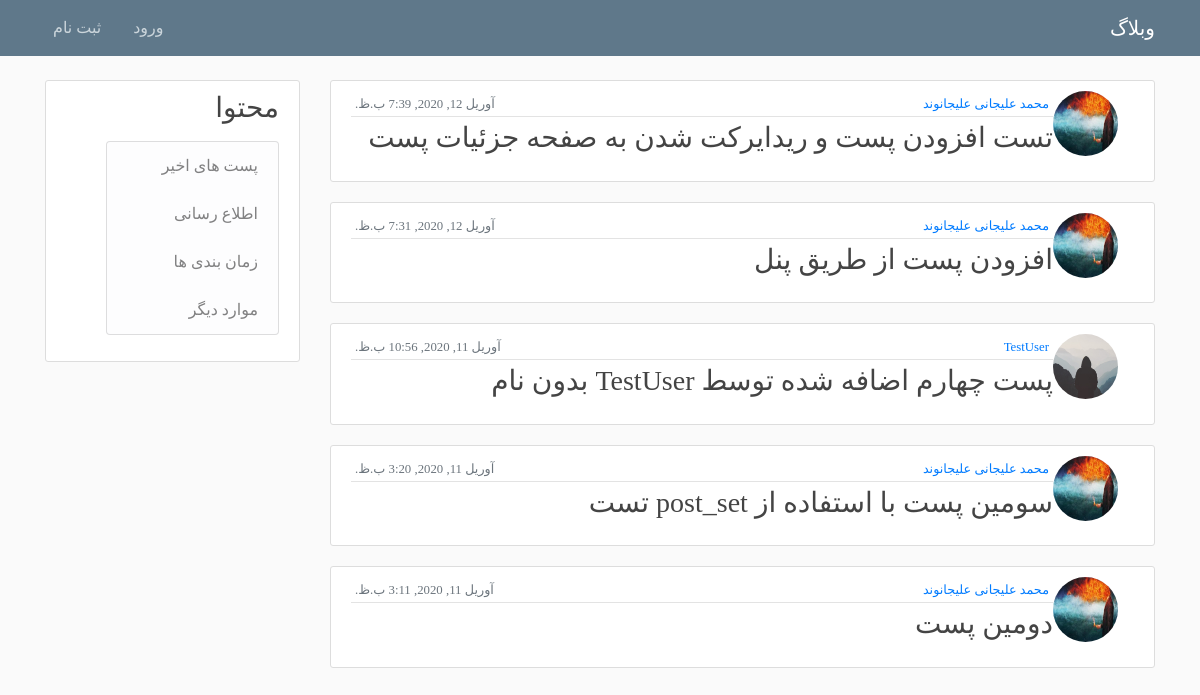
/, run on an earlier commit of the app's database.
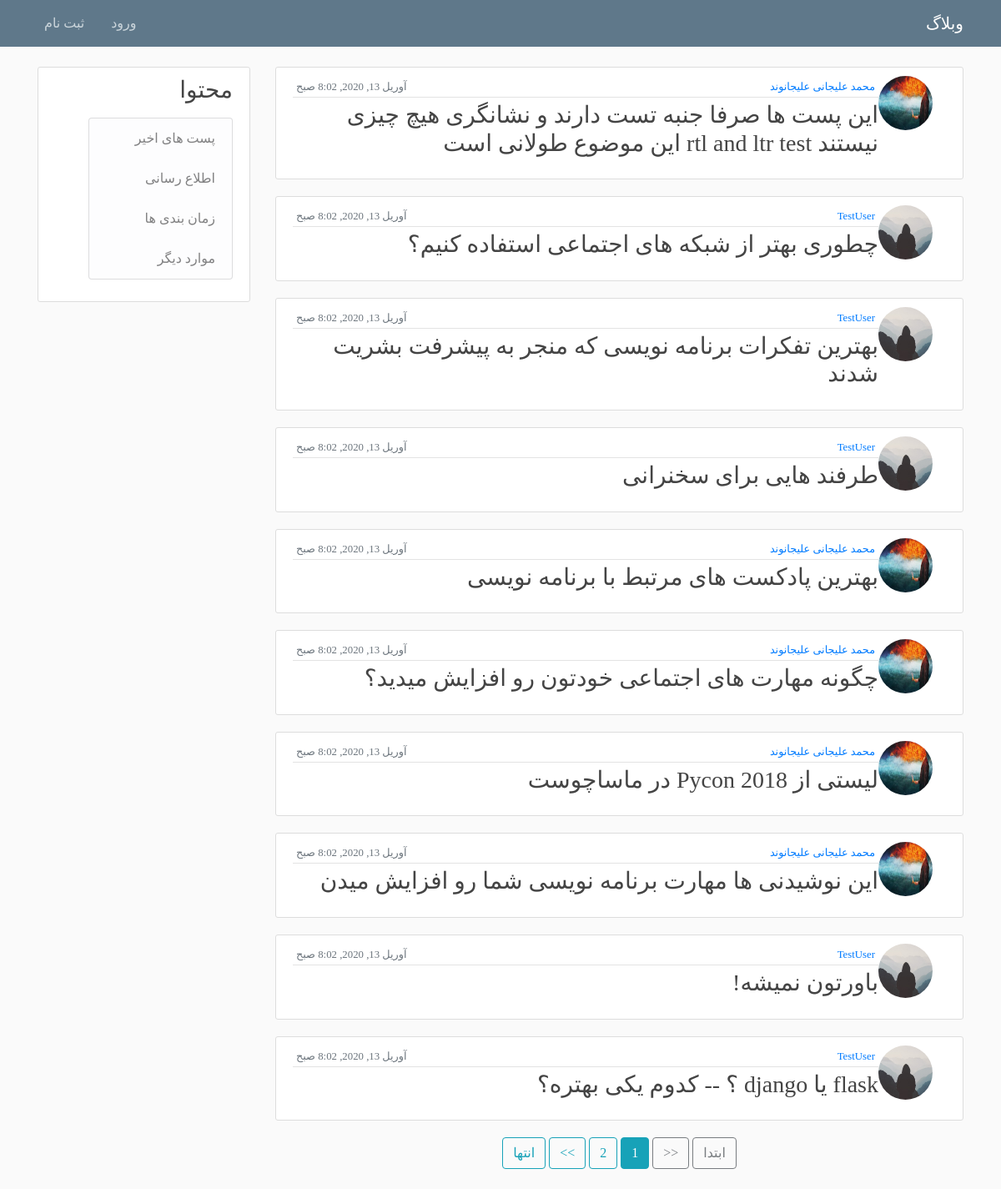
And on a later commit of the database.
### blog/models.py (models this page shows, shortened)
class Post(models.Model):
    author = models.ForeignKey(User, on_delete=models.CASCADE)
    title = models.CharField(max_length=200)
    content = ckeditor.RichTextField()
    date_posted = models.DateTimeField(default=timezone.now)

### users/models.py (models this page shows, shortened)
class Profile(models.Model):
    user = models.OneToOneField(User, on_delete=models.CASCADE)
    image = models.ImageField(default='default.jpg', upload_to='profile_pics')

### blog/views.py (the view)
# urls.py: path('', views.PostListView.as_view(), name='home'),
class PostListView(ListView):
    model = Post
    context_object_name = 'posts'
    ordering = ['-date_posted']
    template_name = 'blog/home.html'
    paginate_by = 10

### blog/templates/blog/home.html (shortened to what this page needs)
{% extends "blog/base.html" %}
{% load jformat %}
{% block content %}
{% for post in posts %}
<article class="media content-section">
    <img src="{{ post.author.profile.image.url }}" alt="نمایه" class="rounded-circle article-img">
    <div class="media-body">
        <div class="article-metadata">
            <small class="m-1 text-muted float-left">{{ post.date_posted|jformat:"%B %d, %Y" }}</small>
            <small class="m-1 text-muted">
                <a href="{% url 'blog:profile' post.author.username %}">
                    {% if post.author.first_name %}
                    {{ post.author.first_name }}
                    {% else %}
                    {{ post.author }}
                    {% endif %}
                </a>
            </small>
        </div>
        <h3><a class="article-title" href="{% url 'blog:detail' post.id %}">{{ post.title }}</a></h3>
    </div>
</article>
{% endfor %}
{% endblock content %}

### blog/templates/blog/base.html (shortened to what this page needs)
{% load static %}
<!DOCTYPE html>
<html dir="rtl" lang="fa">
    <head>
        <link rel="stylesheet" href="{% static 'blog/css/bootstrap.min.css' %}">
        <link rel="stylesheet" href="{% static 'blog/css/bootstrap-rtl.min.css' %}">
        <link rel="stylesheet" href="{% static 'blog/fonts/fontawesome-5/css/all.min.css' %}">
        <link rel="stylesheet" href="{% static 'blog/css/blog.css' %}">
    </head>
    <body>
        <header class="site-header rtl">
            {% include "blog/partials/_navbar.html" %}
        </header>
        <main role="main" class="container rtl">
            <div class="row">
                <div class="col-lg-9 col-md-12">
                    {% block content %}{% endblock %}
                    {% include "blog/partials/_pagination.html" %}
                </div>
                <div class="col-lg-3 col-md-12">
                    {% include "blog/partials/_sidebar.html" %}
                </div>
            </div>
        </main>
    </body>
</html>

### blog/templates/blog/partials/_navbar.html (shortened to what this page needs)
<nav class="navbar navbar-expand-md navbar-dark bg-steel fixed-top">
    <div class="container">
        <a class="navbar-brand mr-4" href="#">وبلاگ</a>
        <div class="collapse navbar-collapse" id="navbarToggle">
            <div class="navbar-nav mr-auto">
                <a class="nav-item nav-link" href="{% url 'blog:home' %}" data-toggle="tooltip" title="خانه"><i
                        class="fas fa-home"></i></a>
                <a class="nav-item nav-link" href="{% url 'blog:about' %}" data-toggle="tooltip"
                    title="اطلاعات بیشتر"><i class="fas fa-info"></i></a>
            </div>
            <div class="navbar-nav">
                {% if  user.is_authenticated%}
                <a class="nav-item nav-link" href="{% url 'blog:create' %}" data-toogle="tooltip" title="افزودن پست"><i
                        class="fas fa-pen"></i></a>
                <a class="nav-item nav-link" href="{% url 'users:profile' %}" data-toogle="tooltip"
                    title="نمایه حساب کاربری"><i class="fas fa-user"></i></a>
                <a class="nav-item nav-link" href="{% url 'users:logout' %}" data-toogle="tooltip" title="خروج"><i
                        class="fas fa-sign-out-alt"></i></a>
                {% else %}
                <a class="nav-item nav-link" href="{% url 'users:login' %}">ورود</a>
                <a class="nav-item nav-link" href="{% url 'users:register' %}">ثبت نام</a>
                {% endif %}
            </div>
        </div>
    </div>
</nav>

### blog/templates/blog/partials/_pagination.html (shortened to what this page needs)
{% if is_paginated %}
<div class="text-center">
    {% if page_obj.has_previous %}
    <a class="btn btn-outline-info mb-4" href="?page=1">ابتدا</a>
    <a class="btn btn-outline-info mb-4" href="?page={{ page_obj.previous_page_number }}"><<</a>
    {% else %}
    <button type="button" class="btn btn-outline-dark mb-4" style="cursor:default;" disabled>ابتدا</button>
    <button type="button" class="btn btn-outline-dark mb-4" style="cursor:default;" disabled><<</button>
    {% endif %}{% comment %} has_previous {% endcomment %}
    {% for num in page_obj.paginator.page_range %}
        {% if page_obj.number == num %}
            <a class="btn btn-info mb-4" href="?page={{ num }}">{{ num }}</a>
        {% elif num > page_obj.number|add:'-3' and num < page_obj.number|add:'3'%}
            <a class="btn btn-outline-info mb-4" href="?page={{ num }}">{{ num }}</a>
        {% endif %}{% comment %} current page validator {% endcomment %}
    {% endfor %}
    {% if page_obj.has_next %}
    <a class="btn btn-outline-info mb-4" href="?page={{ page_obj.next_page_number }}">>></a>
    <a class="btn btn-outline-info mb-4" href="?page={{ page_obj.paginator.num_pages }}">انتها</a>
    {% else %}
    <button type="button" class="btn btn-outline-dark mb-4" style="cursor:default;" disabled>>></button>
    <button type="button" class="btn btn-outline-dark mb-4" style="cursor:default;" disabled>انتها</button>
    {% endif %}{% comment %} has_next {% endcomment %}
</div>
{% endif %}{% comment %} is_paginated {% endcomment %}

### blog/templates/blog/partials/_sidebar.html
<div class="content-section">
    <h3>محتوا</h3>
    <p class='text-muted'>
        <ul class="list-group">
            <li class="list-group-item list-group-item-light">پست های اخیر</li>
            <li class="list-group-item list-group-item-light">اطلاع رسانی</li>
            <li class="list-group-item list-group-item-light">زمان بندی ها</li>
            <li class="list-group-item list-group-item-light">موارد دیگر</li>
        </ul>
    </p>
</div>

### blog/static/blog/css/blog.css (style rules this page uses)
body { background: #fafafa; color: #333333; margin-top: 5rem; font-family: 'Vazir' !important; }
h1, h2, h3, h4, h5, h6 { color: #444444; }
ul { margin: 0; }
.bg-steel { background-color: #5f788a; }
.site-header .navbar-nav .nav-link { color: #cbd5db; }
.content-section { background: #ffffff; padding: 10px 20px; border: 1px solid #dddddd; border-radius: 3px; margin-bottom: 20px; }
.article-title { color: #444444; }
.article-img { height: 65px; width: 65px; margin-right: 16px; }
.article-metadata { padding-bottom: 1px; margin-bottom: 4px; border-bottom: 1px solid #e3e3e3 }

What changed in the data, as far as the page shows it:
removed Post: author.profile.image (picture), date_posted|jformat "آوریل 12, 2020, 7:39 ب.ظ.", author.first_name "محمد علیجانی علیجانوند", title "تست افزودن پست و ریدایرکت شدن به صفحه جزئیات پست"
removed Post: author.profile.image (picture), date_posted|jformat "آوریل 12, 2020, 7:31 ب.ظ.", author.first_name "محمد علیجانی علیجانوند", title "افزودن پست از طریق پنل"
removed Post: author.profile.image (placeholder picture), date_posted|jformat "آوریل 11, 2020, 10:56 ب.ظ.", author "TestUser", title "پست چهارم اضافه شده توسط TestUser بدون نام"
removed Post: author.profile.image (picture), date_posted|jformat "آوریل 11, 2020, 3:20 ب.ظ.", author.first_name "محمد علیجانی علیجانوند", title "سومین پست با استفاده از post_set تست"
removed Post: author.profile.image (picture), date_posted|jformat "آوریل 11, 2020, 3:11 ب.ظ.", author.first_name "محمد علیجانی علیجانوند", title "دومین پست"
added Post: author.profile.image (picture), date_posted|jformat "آوریل 13, 2020, 8:02 صبح", author.first_name "محمد علیجانی علیجانوند", title "این پست ها صرفا جنبه تست دارند و نشانگری هیچ چیزی نیستند rtl and ltr test این موضوع طولانی است"
added Post: author.profile.image (placeholder picture), date_posted|jformat "آوریل 13, 2020, 8:02 صبح", author "TestUser", title "چطوری بهتر از شبکه های اجتماعی استفاده کنیم؟"
added Post: author.profile.image (placeholder picture), date_posted|jformat "آوریل 13, 2020, 8:02 صبح", author "TestUser", title "بهترین تفکرات برنامه نویسی که منجر به پیشرفت بشریت شدند"
added Post: author.profile.image (placeholder picture), date_posted|jformat "آوریل 13, 2020, 8:02 صبح", author "TestUser", title "طرفند هایی برای سخنرانی"
added Post: author.profile.image (picture), date_posted|jformat "آوریل 13, 2020, 8:02 صبح", author.first_name "محمد علیجانی علیجانوند", title "بهترین پادکست های مرتبط با برنامه نویسی"
added Post: author.profile.image (picture), date_posted|jformat "آوریل 13, 2020, 8:02 صبح", author.first_name "محمد علیجانی علیجانوند", title "چگونه مهارت های اجتماعی خودتون رو افزایش میدید؟"
added Post: author.profile.image (picture), date_posted|jformat "آوریل 13, 2020, 8:02 صبح", author.first_name "محمد علیجانی علیجانوند", title "لیستی از Pycon 2018 در ماساچوست"
added Post: author.profile.image (picture), date_posted|jformat "آوریل 13, 2020, 8:02 صبح", author.first_name "محمد علیجانی علیجانوند", title "این نوشیدنی ها مهارت برنامه نویسی شما رو افزایش میدن"
added Post: author.profile.image (placeholder picture), date_posted|jformat "آوریل 13, 2020, 8:02 صبح", author "TestUser", title "باورتون نمیشه!"
added Post: author.profile.image (placeholder picture), date_posted|jformat "آوریل 13, 2020, 8:02 صبح", author "TestUser", title "flask یا django ؟ -- کدوم یکی بهتره؟"
Also different on the page:
text now shown: "ابتدا << >> انتها"
new list line: "1"
new list line: "2"
